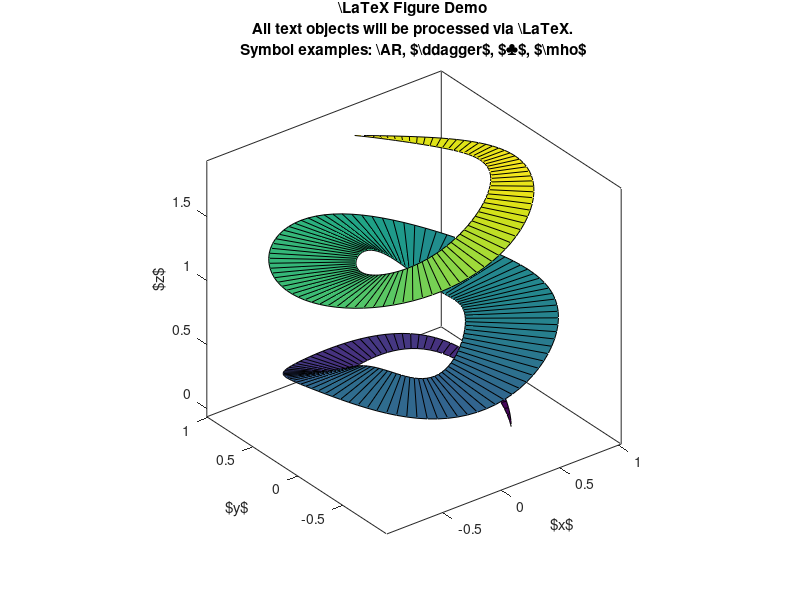

The MATLAB source for this figure: (Note: this script raises an error after producing the figure.)
clear
clc

%create an interesting randomized corkscrew surface:
R1 = 0.35; R2 = 1; N=200; NN=2.33;
theta0 = rand*2*pi;
theta = linspace(theta0,theta0+NN*2*pi,N);
x1 = ((R1+R2)/2-(R2-R1)/2*sin((theta(:)-theta0)/2/NN)).*cos(theta(:));
y1 = ((R1+R2)/2-(R2-R1)/2*sin((theta(:)-theta0)/2/NN)).*sin(theta(:));
x2 = ((R1+R2)/2+(R2-R1)/2*sin((theta(:)-theta0)/2/NN)).*cos(theta(:));
y2 = ((R1+R2)/2+(R2-R1)/2*sin((theta(:)-theta0)/2/NN)).*sin(theta(:));
z = linspace(0,2,N)';
% z = zeros(size(theta(:)));
for i=1:7
    z = z+(rand-.5)/10*sin(i*theta(:)/NN)+(rand-.5)/10*cos(i*theta(:)/NN);
end

figure(1)
set(1,'position',[100 100 560 420])
clf
h = surf([x1 x2],[y1 y2],[z z],[z z]);
xlabel('$x$')
ylabel('$y$')
zlabel('$z$')
title({'\LaTeX{} Figure Demo','All text objects will be processed via \LaTeX.','Symbol examples: \AR, $\ddagger$, $\clubsuit$, $\mho$'})

axis equal
box on
grid off
alpha(.8)
camlight %('headlight')
material shiny
shading interp
view(3)

latex_fig( 1, 'outfile','-pdf','-png','-jpg','-eps','-tiff', ...
           '-nocrop',...
           '-transparent',...
           '-rasterize', h, ...
           '-r150', ...
           '-latexpackages', {'\usepackage{amssymb}','\usepackage{ar}'}, ...
           '-crop', [.17 .05 .63 1.0] )


